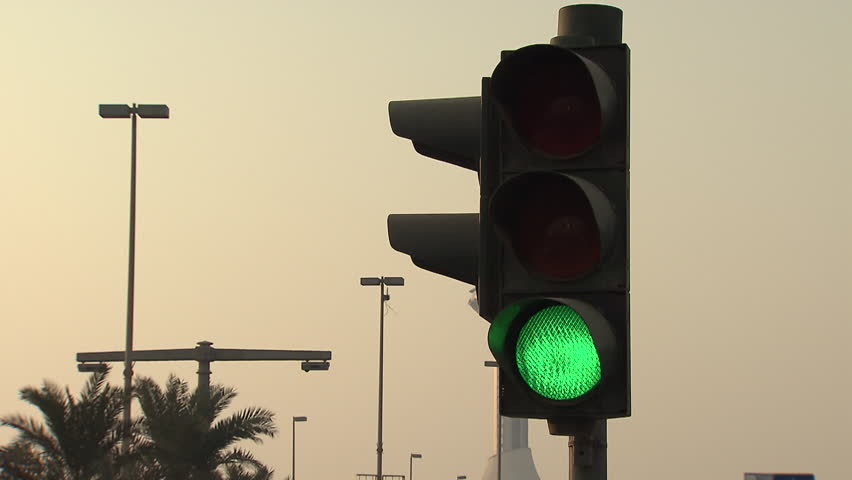
#> input picture Image Processing/Input/GreenLight.jpg, 852 x 480 px; its folder holds only this picture in this run
$ python -i trafficLightRecog.py   (imports and definitions only)
#> lines starting #> are read from the running program, lines starting #| are printed output that depends on the picture; after the words box and inside, x2 and y2 are one past the last pixel; in counts of white or black regions, pixels touching at a corner belong together
### Image Processing/image_processing.py
'''
Author: Gary Kelly - C16380531
Description: Collection of useful opencv related functions to be used
             for stop sign detection and traffic light detection.
'''
import numpy as np
import cv2
import random
import imutils

BOUNDING_X = 0
BOUNDING_Y = 0

'''
Function to resize image to given dimensions, used for template matching
'''
# [26 lines left out: function image_resize, not called in this run]


'''
Function to find most similar image from templates
'''
# [14 lines left out: function template_matching, not called in this run]

'''
Function to get largest contour from a mask
'''
def largest_contour(mask):
    contours,_ = cv2.findContours(mask, mode=cv2.RETR_EXTERNAL, method=cv2.CHAIN_APPROX_NONE)
    contours = sorted(contours, key=cv2.contourArea, reverse=True)
    if contours:
        return contours
    else:
        return None

'''
Function to process image and get smallest bounding box of largest contour
'''
def process_image(image, mask, outputImage):
    #call largest contour
    contours = largest_contour(mask)
    if contours:
        x,y,w,h=cv2.boundingRect(contours[0])
        cv2.rectangle(outputImage,(x,y),(x+w,y+h),(0,255,0),2)
    else:
        return None

    global BOUNDING_X
    global BOUNDING_Y
    BOUNDING_X = x
    BOUNDING_Y = y
    #cv2.imshow("original image",image)
    slicedImage = image[y:y+h,x:x+w]
    #slicedImage = cv2.cvtColor(slicedImage, cv2.COLOR_HSV2BGR)
    #cv2.imshow("sliced image",slicedImage)

    return slicedImage

'''
Function to detect traffic light colour being shown
'''
# [16 lines left out: function detect_light_colour, not called in this run]

'''
Function to draw detected traffic light colour being shown, called from detect_light_colour()
'''
# [14 lines left out: function draw_detected_circles, not called in this run]


'''
Funtion to add salt and pepper noise to image.
Inputs: image, probability of change (number between 0 and 1)
Outputs: New image
'''
# [13 lines left out: function saltAndPepper, not called in this run]

'''
Function to alter brightness of image
Inputs: Image, value to change brightness by
Outputs: New image
'''
# [11 lines left out: function alter_brightness, not called in this run]

'''
Function to change orientation of image
Inputs: Image, angle to change image by
Outputs: New image
'''
# [5 lines left out: function changeOrientation, not called in this run]

'''
Function to fix orientation of image
Inputs: Image, angle to change image by
Outputs: New image
'''
# [5 lines left out: function fixOrientation, not called in this run]

### Image Processing/trafficLightRecog.py
'''
Author: Gary Kelly - C16380531
Description: Program to detect traffic light from an image
Method: 1)Take in image
        2)Threshold for black
        3)Find largest contour
        4)Find min area rectangle for this contour
        4)Use this min area rectangle as region of interest
        5)Create 3 masks using this ROI - one for each of the colours of the traffic light
        6)Perform Hough circles transfor on each of these masks and display resulting circles
        7)Return array containing colours of lights found
Inputs: Original image, copy of original image for displaying output
Outputs: Array - [Green / Yellow / Red] OR None
'''
import numpy as np
import cv2
import image_processing

def detect_traffic_light(image,outputImage):

    lowerBlack = np.array([0,0,0])
    upperBlack = np.array([90,120,90])
    mask = cv2.inRange(image, lowerBlack, upperBlack)
    #cv2.imshow("Black Mask",mask)
    processed_image = image_processing.process_image(image,mask,outputImage)

    if processed_image is None:
        return None


    hsvImage = cv2.cvtColor(processed_image, cv2.COLOR_BGR2HSV)

    #color range
    #lowerRed1 = np.array([0,170,100])
    #upperRed1 = np.array([10,255,255])
    lowerRed2 = np.array([160,170,100])
    upperRed2 = np.array([180,255,255])
    lowerGreen = np.array([40,140,90])
    upperGreen = np.array([90,255,255])
    lowerYellow = np.array([15,150,150])
    upperYellow = np.array([35,255,255])

    #create masks
    #lowerRedMask = cv2.inRange(hsvImage, lowerRed1, upperRed1)
    redMask = cv2.inRange(hsvImage, lowerRed2, upperRed2)#upperRedMask
    greenMask = cv2.inRange(hsvImage, lowerGreen, upperGreen)
    yellowMask = cv2.inRange(hsvImage, lowerYellow, upperYellow)
    #redMask = cv2.add(lowerRedMask, upperRedMask)

    shape = cv2.getStructuringElement(cv2.MORPH_RECT,(5,5))
    greenMask= cv2.morphologyEx(greenMask,cv2.MORPH_CLOSE,shape)
    yellowMask = cv2.morphologyEx(yellowMask,cv2.MORPH_CLOSE,shape)
    redMask= cv2.morphologyEx(redMask,cv2.MORPH_CLOSE,shape)
    #cv2.imshow("redMask",redMask)

    redVal = image_processing.detect_light_colour(hsvImage, redMask, outputImage)
    yellowVal = image_processing.detect_light_colour(hsvImage, yellowMask, outputImage)
    greenVal = image_processing.detect_light_colour(hsvImage, greenMask, outputImage)

    #print("greenVal is :"+ str(greenVal))
    #print("yellowVal is :"+ str(yellowVal))
    #print("redVal is :"+ str(redVal))

    lightsDetected = [greenVal,yellowVal,redVal]
    return lightsDetected

>>> import cv2
>>> picture = cv2.imread('Input/GreenLight.jpg')
#> picture is the input picture: shape (480, 852, 3); mean B, G, R 134, 161.4, 171.4
>>> result = detect_traffic_light(picture, 'out.png')
#> in detect_traffic_light, `mask = cv2.inRange(image, lowerBlack, upperBlack)`:
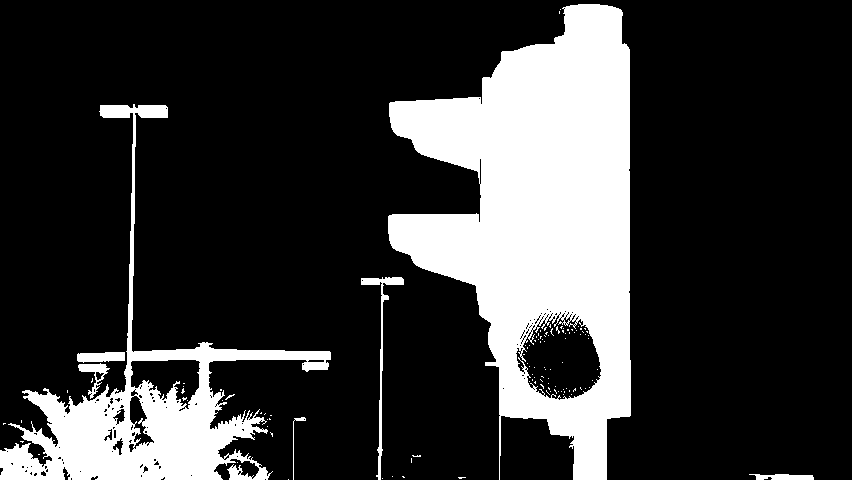
#> mask: shape (480, 852); 21.5% white; 113 white regions (106 under 20 px)
#> in largest_contour, `contours,_ = cv2.findContours(mask, mode=cv2.RETR_EXTERNAL, method=cv2..`: contours = 33 contours, 26 with area under 20; largest, box (x1, y1, x2, y2) and area: (388, 4, 631, 480) 68212, (0, 104, 331, 480) 23454, (361, 277, 404, 480) 586, (77, 352, 125, 363) 376, (78, 363, 110, 399) 322, (749, 474, 814, 480) 230, (293, 417, 306, 480) 24
#> in process_image, `x,y,w,h=cv2.boundingRect(contours[0])`: x = 388; y = 4; w = 243; h = 476
#> (the run stopped early here; a loop or call above may not have finished)
